Frame 1 (no input): blank canvas, image omitted
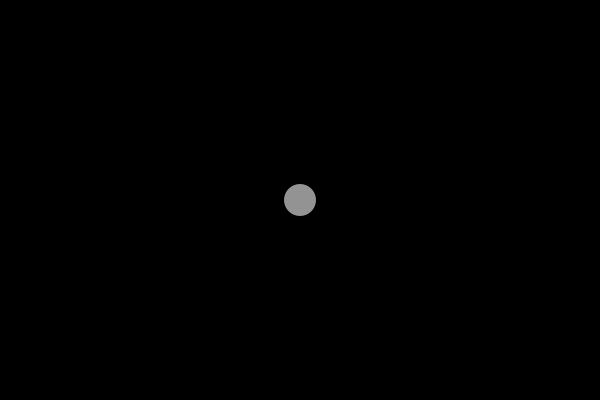
Frame 2 (the mouse pressed at the canvas centre, redrawn once)

The Processing sketch that drew this single still picture (run headless with seeded random() and noise(); the mouse was pressed at the canvas centre and the sketch redrawn once):

// Processing sketch: nodes
// ── nodes.pde

class XY {
  float x, y;
  XY(float x_, float y_) {
    x = x_;
    y = y_;
  }
}

class Node {
  XY xy;
  Node(XY xy_) {
    xy = xy_;
  }
}

class Edge {
  Node head;
  Node tail;
  Edge(Node h, Node t) {
    head = h;
    tail = t;
  }
}



int NODE_SIZE = 32;
ArrayList<Node> nodes = new ArrayList();
ArrayList<Edge> edges = new ArrayList();

XY down;
boolean clicked = false;
boolean drag = false;
Node toMove = null;
Node toExtend = null;
Edge newEdge = null;
Node dragNode = null;

XY lineExt = null;
Node lineExtNode = null;
Node newEdgeFrom = null;
Edge lineExtEdge = null;



void setup() {
  size(600, 400);
  background(0);
  frameRate(120);
  noLoop();
}



void draw() {

  background(0);

  noStroke();

  // draw nodes
  for (Node n : nodes) {
    // highlight node
    if (n == toMove)
      fill(250, 220);
    else
      fill(250, 150);
    ellipse(n.xy.x, n.xy.y, NODE_SIZE, NODE_SIZE);
  }

  // draw edge-extend handle
  if (toExtend != null) {
    float angle;
    angle = atan((mouseX - toExtend.xy.x) / (mouseY - toExtend.xy.y));
    
    if (toExtend.xy.y - mouseY > 0)
      angle += PI;
    
    float distX = sin(angle) * (NODE_SIZE - 16);
    float distY = cos(angle) * (NODE_SIZE - 16);
    fill(250, 220);
    ellipse(toExtend.xy.x + distX, toExtend.xy.y + distY, 12, 12);
  }
  
  if (newEdge != null) {
    strokeWeight(2);
    stroke(255, 220);
    line(toExtend.xy.x, toExtend.xy.y, mouseX, mouseY);
    
    return;
  }
}



void mousePressed() {

  down = new XY(mouseX, mouseY);

  // check if node clicked
  if (toMove != null) {
    dragNode = toMove;
    
    return;
  }
  
  nodes.add(new Node(down));

  redraw();
}

void mouseDragged() {
  
  if (down == null)
    return;
    
  if (dragNode != null) {
    dragNode.xy.x = down.x;
    dragNode.xy.y = down.y;
    redraw();
    down.x = mouseX;
    down.y = mouseY;
    
    return;
  }
  
  if (toExtend != null) {
    
  }
}

void mouseReleased() {
  dragNode = null;
}

void mouseMoved() {

  toMove = null;
  lineExt = null;
  lineExtNode = null;

  for (Node n : nodes) {
    float dist = dist(n.xy.x, n.xy.y, mouseX, mouseY);

    if (dist < NODE_SIZE / 2 - 4) {
      toMove = n;
    
    } else if (dist < NODE_SIZE / 2 + 16) {
      toExtend = n;
      
    }
    
  }

  redraw();
}
